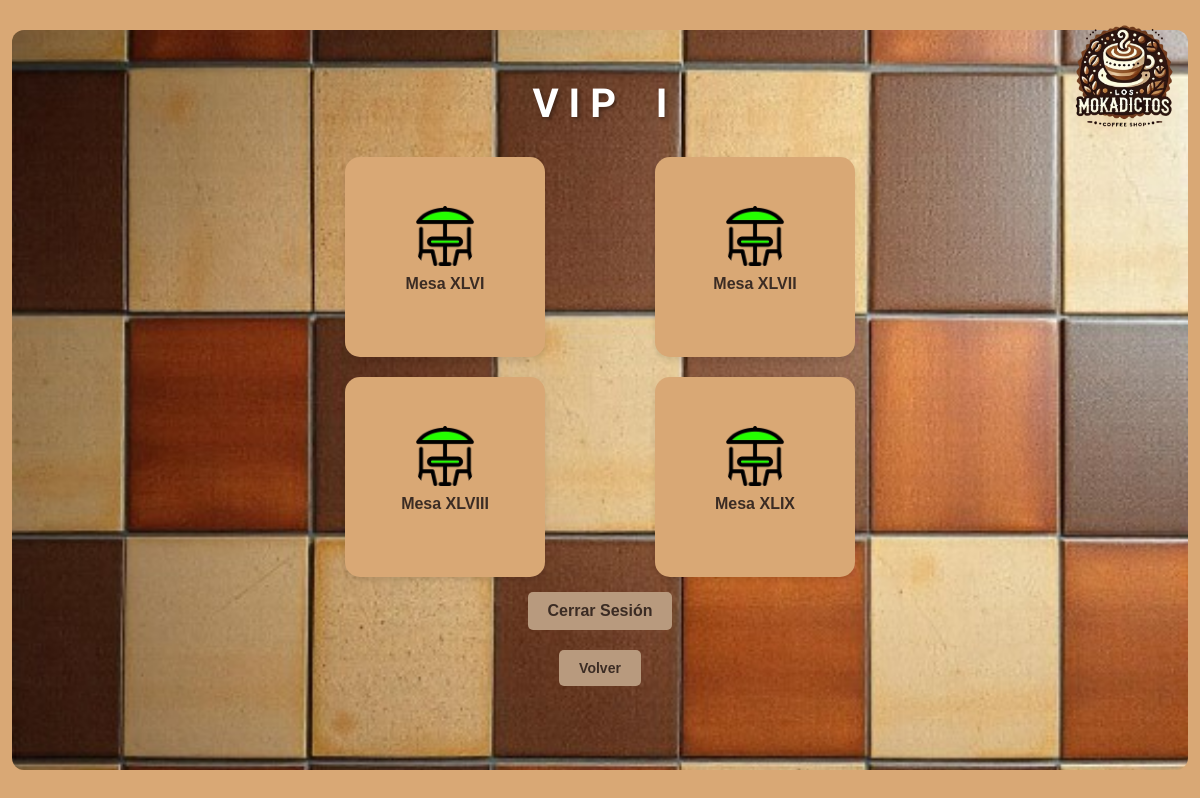
Screenshot of /salones/vip1.php (signed in) with the database file from the repository.
### tables this page shows
CREATE TABLE tbl_tables (
    table_id INT PRIMARY KEY AUTO_INCREMENT,
    room_id INT NOT NULL,
    table_number INT NOT NULL,
    capacity INT NOT NULL,
    status ENUM('free', 'occupied') DEFAULT 'free',   
    occupied_since DATETIME NULL,   
    FOREIGN KEY (room_id) REFERENCES tbl_rooms(room_id) ON DELETE CASCADE
);

### salones/vip1.php (the view, shortened to what this page needs)
<?php
include '../conexion/conexion.php';
function romanNumerals($number) {
    $map = [
        'M' => 1000,
        'CM' => 900,
        'D' => 500,
        'CD' => 400,
        'C' => 100,
        'XC' => 90,
        'L' => 50,
        'XL' => 40,
        'X' => 10,
        'IX' => 9,
        'V' => 5,
        'IV' => 4,
        'I' => 1
    ];
    $result = '';
    foreach ($map as $roman => $int) {
        while ($number >= $int) {
            $result .= $roman;
            $number -= $int;
        }
    }
    return $result;
}
$sql = "SELECT table_id, status FROM tbl_tables WHERE table_id BETWEEN 46 AND 49";
$stmt = $conexion->query($sql);
$mesas = $stmt->fetchAll(PDO::FETCH_ASSOC);
?>
<!DOCTYPE html>
<html lang="es">
<head>
    <link rel="stylesheet" href="../styles.css">
</head>
<body>
    <div><img src="./../img/logo.webp" alt="Logo de la página" class="superpuesta"><br></div>
    <div class="container2">
        <div class="header">
            <h1>V I P    I</h1>
        </div>
        <div class="grid5">
            <?php
            foreach ($mesas as $mesa) {
                $tableId = $mesa['table_id'];
                $status = $mesa['status'];
                $romanTableId = romanNumerals($tableId);
                $imgSrc = ($status === 'occupied') ? '../img/sombrillaRoja.webp' : '../img/sombrilla.webp';
                echo "
                <div class='table1' id='mesa$tableId' onclick='openTableOptions($tableId, \"$status\", \"$romanTableId\")'>
                    <img id='imgMesa$tableId' src='$imgSrc' alt='Mesa $tableId'>
                    <p>Mesa $romanTableId</p>
                </div>
                <form id='formMesa$tableId' method='POST' style='display: none;'>
                    <input type='hidden' name='tableId' value='$tableId'>
                    <input type='hidden' name='action' id='action$tableId'>
                    <input type='hidden' name='newRoomId' id='newRoomId$tableId'>
                </form>
                ";
            }
            ?>
        </div>
        <button class="logout-button" onclick="logout()">Cerrar Sesión</button>
        <form action="../paginaPrincipal.php">
            <button class="logout">Volver</button>
        </form>
    </div>
</body>
</html>

### styles.css (style rules this page uses)
body { font-family: Arial, sans-serif; background-color: #d9a875; display: flex; justify-content: center; align-items: center; height: 100vh; margin: 0; }
.container2 { text-align: center; background-image: url('./img/fondo.jpg'); background-size: 100%; background-position: center; background-repeat: no-repeat; width: 88%; padding-left: 5%; padding-right: 5%; padding-top: 2%; padding-bottom: 7%; border-radius: 12px; position: relative; }
.superpuesta { position: absolute; top: 0; right: 0; width: 150px; height: auto; z-index: 10; }
h1 { font-size: 40px; font-weight: bold; color: #fff; text-shadow: 2px 2px 4px rgba(0, 0, 0, 0.4); font-family: 'Arial Black', sans-serif; margin-bottom: 30px; }
button { padding: 10px 20px; border-radius: 5px; border: none; background-color: transparent; color: #3b2c24; font-weight: bold; font-size: 14px; cursor: pointer; transition: background-color 0.3s; }
.logout-button { margin-top: 15px; padding: 10px 20px; border-radius: 5px; border: none; background-color: #b89a7e; color: #3b2c24; font-weight: bold; font-size: 16px; cursor: pointer; }
h1 { font-family: 'Sancreek'; }
.table1 p { font-weight: bold; color: #3b2c24; margin-top: 2%; }
.logout { margin-top: 20px; padding: 10px 20px; background-color: #b89a7e; color: #3b2c24; border: none; border-radius: 5px; font-weight: bold; cursor: pointer; }
.grid5 { display: grid; grid-template-columns: repeat(2, 1fr); grid-template-rows: auto auto; gap: 50px; justify-items: center; margin: 0 auto; grid-template-areas: "mesa46 . mesa47" ". mesa49 . mesa48 ."; }
.grid5 { display: grid; grid-template-columns: repeat(2, 1fr); grid-template-rows: auto auto; gap: 70px; justify-items: center; margin: 0 auto; grid-template-areas: "mesa46 . mesa47" ". mesa49 . mesa48 ."; }
.grid5 { display: grid; grid-template-columns: repeat(2, 1fr); grid-gap: 20px; justify-items: center; width: 100%; max-width: 600px; }
.table1 { width: 200px; height: 200px; display: flex; flex-direction: column; align-items: center; justify-content: center; background-color: #d9a875; border-radius: 10px; box-shadow: 0px 4px 6px rgba(0, 0, 0, 0.1); transition: transform 0.3s; cursor: pointer; border-radius: 15px; overflow: hidden; }
.table1 img { width: 60px; height: 60px; margin-bottom: 5px; border-radius: 20px; }

### rows the page displays
tbl_tables: table_id "XLVI"
tbl_tables: table_id "XLVII"
tbl_tables: table_id "XLVIII"
tbl_tables: table_id "XLIX"
